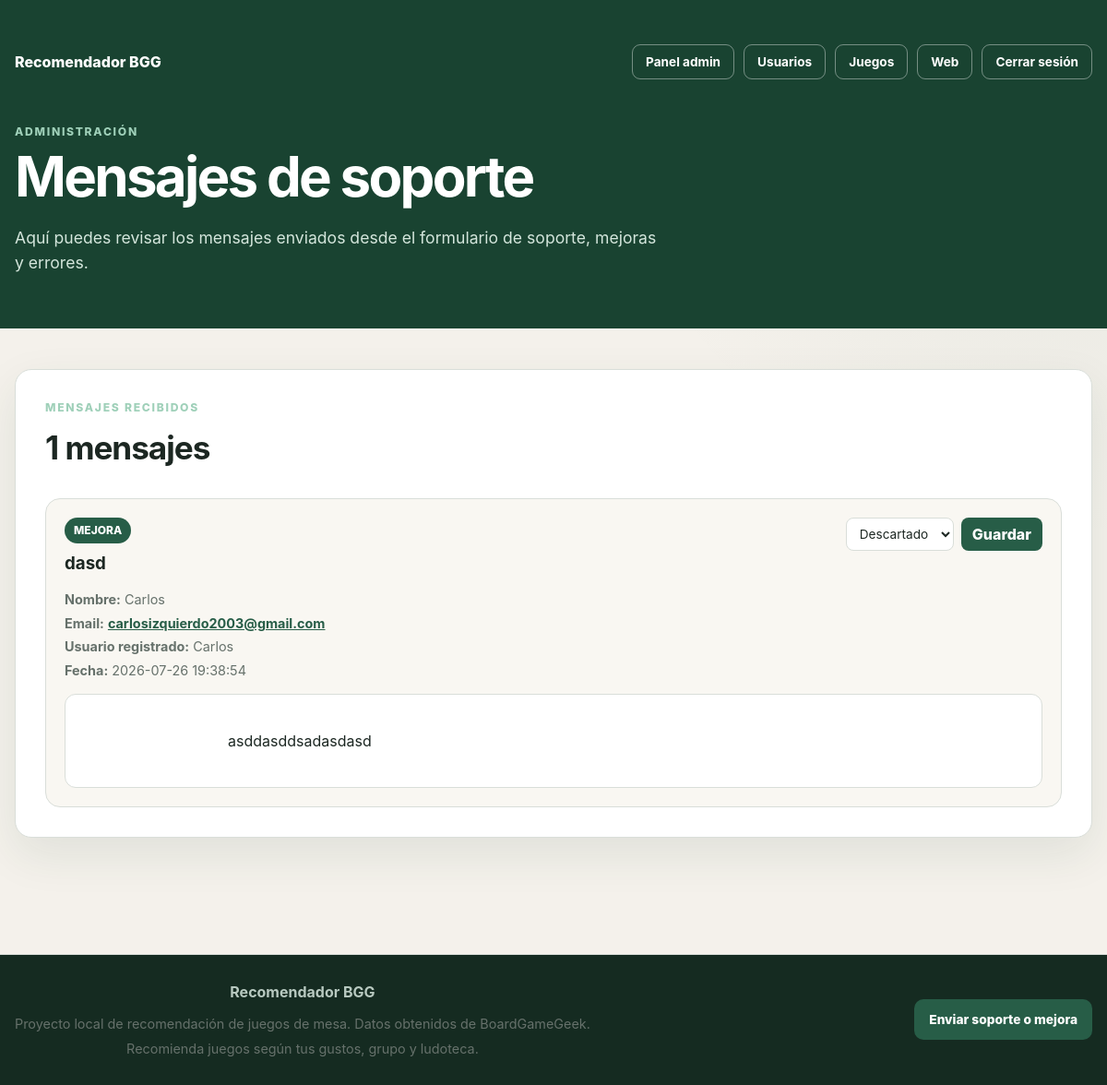
Page /admin/soporte (signed in) on the committed database.
### tables this page shows
CREATE TABLE mensajes_soporte (
            id INTEGER PRIMARY KEY AUTOINCREMENT,
            usuario_id INTEGER,
            nombre TEXT NOT NULL,
            email TEXT NOT NULL,
            tipo TEXT NOT NULL,
            asunto TEXT NOT NULL,
            mensaje TEXT NOT NULL,
            estado TEXT NOT NULL DEFAULT 'pendiente',
            fecha_creacion TIMESTAMP DEFAULT CURRENT_TIMESTAMP,

            FOREIGN KEY (usuario_id)
                REFERENCES usuarios(id)
                ON DELETE SET NULL
        );

CREATE TABLE usuarios (
            id INTEGER PRIMARY KEY AUTOINCREMENT,
            nombre TEXT NOT NULL,
            email TEXT UNIQUE NOT NULL,
            contrasena_hash TEXT NOT NULL,
            fecha_registro TIMESTAMP DEFAULT CURRENT_TIMESTAMP
        , es_admin INTEGER NOT NULL DEFAULT 0, activo INTEGER NOT NULL DEFAULT 1);

### src/app/main.py (the view)
@app.get("/admin/soporte", response_class=HTMLResponse)
async def mostrar_mensajes_soporte_admin(request: Request):
    usuario = obtener_admin_actual(request)
    if usuario is None:
        return RedirectResponse(
            url="/iniciar-sesion",
            status_code=303
        )
    mensajes = obtener_mensajes_soporte()
    return plantillas.TemplateResponse(
        request=request,
        name="admin/soporte.html",
        context={
            "request": request,
            "usuario": usuario,
            "mensajes": mensajes
        }
    )

### web/templates/admin/soporte.html (shortened to what this page needs)
<!DOCTYPE html>
<html lang="es">
<head>
    <link
        rel="stylesheet"
        href="{{ url_for('static', path='/estilos.css') }}"
    >
</head>
<body>
    <header class="cabecera cabecera-ludoteca">
        <div class="contenedor">
            <nav class="navegacion-principal">
                <a href="/" class="marca-navegacion">
                    Recomendador BGG
                </a>
                <div class="acciones-navegacion">
                    <a href="/admin" class="boton-navegacion">
                        Panel admin
                    </a>
                    <a href="/admin/usuarios" class="boton-navegacion">
                        Usuarios
                    </a>
                    <a href="/admin/juegos" class="boton-navegacion">
                        Juegos
                    </a>
                    <a href="/" class="boton-navegacion">
                        Web
                    </a>
                    <form
                        action="/cerrar-sesion"
                        method="post"
                    >
                        <button
                            type="submit"
                            class="boton-navegacion"
                        >
                            Cerrar sesión
                        </button>
                    </form>
                </div>
            </nav>
            <p class="etiqueta-superior">
                ADMINISTRACIÓN
            </p>
            <h1>Mensajes de soporte</h1>
            <p class="descripcion-cabecera">
                Aquí puedes revisar los mensajes enviados desde el formulario
                de soporte, mejoras y errores.
            </p>
        </div>
    </header>
    <main class="contenedor contenido-principal">
        <section class="panel-formulario">
            <div class="titulo-seccion">
                <div>
                    <p class="numero-paso">
                        MENSAJES RECIBIDOS
                    </p>
                    <h2>
                        {% if mensajes %}
                            {{ mensajes|length }} mensajes
                        {% else %}
                            No hay mensajes todavía
                        {% endif %}
                    </h2>
                </div>
            </div>
            {% if mensajes %}
                <div class="lista-mensajes-soporte">
                    {% for mensaje in mensajes %}
                        <article class="tarjeta-mensaje-soporte">
                            <div class="cabecera-mensaje-soporte">
                                <div>
                                    <span class="etiqueta-tipo-soporte">
                                        {{ mensaje.tipo }}
                                    </span>
                                    <h3>
                                        {{ mensaje.asunto }}
                                    </h3>
                                </div>
                                <form
                                    action="/admin/soporte/{{ mensaje.id }}/estado"
                                    method="post"
                                    class="formulario-estado-soporte"
                                >
                                    <select name="estado">
                                        <option
                                            value="descartado"
                                            {% if mensaje.estado == "descartado" %}selected{% endif %}
                                        >
                                            Descartado
                                        </option>
                                    </select>
                                    <button
                                        type="submit"
                                        class="boton-pequeno"
                                    >
                                        Guardar
                                    </button>
                                </form>
                            </div>
                            <div class="datos-mensaje-soporte">
                                <p>
                                    <strong>Nombre:</strong>
                                    {{ mensaje.nombre }}
                                </p>
                                <p>
                                    <strong>Email:</strong>
                                    <a href="mailto:{{ mensaje.email }}">
                                        {{ mensaje.email }}
                                    </a>
                                </p>
                                {% if mensaje.nombre_usuario %}
                                    <p>
                                        <strong>Usuario registrado:</strong>
                                        {{ mensaje.nombre_usuario }}
                                    </p>
                                {% endif %}
                                <p>
                                    <strong>Fecha:</strong>
                                    {{ mensaje.fecha_creacion }}
                                </p>
                            </div>
                            <div class="contenido-mensaje-soporte">
                                <p>
                                    {{ mensaje.mensaje }}
                                </p>
                            </div>
                        </article>
                    {% endfor %}
                </div>
            {% endif %}
        </section>
    </main>
    {% include "componentes/footer.html" %}
</body>
</html>

### web/static/estilos.css (style rules this page uses)
:root { --fondo: #f4f1eb; --superficie: #ffffff; --superficie-secundaria: #f9f7f2; --texto: #1c2722; --texto-suave: #66716b; --primario: #275d47; --primario-oscuro: #194331; --primario-claro: #e3efe9; --primario-footer: #152b21; --borde: #d9ded9; --error: #a13434; --error-fondo: #fbe9e9; --sombra: 0 18px 50px rgba(25, 67, 49, 0.09); --radio: 18px; }
* { box-sizing: border-box; }
html { scroll-behavior: smooth; }
body { margin: 0; background: radial-gradient( circle at top right, rgba(39, 93, 71, 0.08), transparent 35% ), var(--fondo); color: var(--texto); font-family: Inter, system-ui, -apple-system, BlinkMacSystemFont, "Segoe UI", sans-serif; line-height: 1.5; }
button, input, select { font: inherit; }
.contenedor { width: min(1180px, calc(100% - 32px)); margin: 0 auto; }
.cabecera { padding: 72px 0 58px; background: var(--primario-oscuro); color: white; }
.etiqueta-superior, .numero-paso { margin: 0 0 8px; color: #9fd0b9; font-size: 0.76rem; font-weight: 800; letter-spacing: 0.14em; }
.cabecera h1 { max-width: 800px; margin: 0; font-size: clamp(2.2rem, 5vw, 4.4rem); line-height: 1.05; letter-spacing: -0.045em; }
.descripcion-cabecera { max-width: 700px; margin: 22px 0 0; color: #d4e6dc; font-size: 1.1rem; }
.contenido-principal { padding: 44px 0 70px; }
.panel-formulario, .seccion-resultados { padding: 32px; border: 1px solid var(--borde); border-radius: var(--radio); background: var(--superficie); box-shadow: var(--sombra); }
.titulo-seccion { display: flex; justify-content: space-between; align-items: flex-start; gap: 20px; margin-bottom: 28px; }
.titulo-seccion h2 { margin: 0; font-size: clamp(1.6rem, 3vw, 2.2rem); letter-spacing: -0.03em; }
input[type="number"], select { width: 100%; min-height: 48px; padding: 0 14px; border: 1px solid var(--borde); border-radius: 11px; background: white; color: var(--texto); outline: none; transition: border-color 160ms ease, box-shadow 160ms ease; }
.navegacion-principal { display: flex; justify-content: space-between; align-items: center; gap: 20px; margin-bottom: 48px; }
.marca-navegacion { color: white; font-weight: 850; text-decoration: none; }
.acciones-navegacion { display: flex; align-items: center; gap: 10px; }
.acciones-navegacion form { margin: 0; }
.boton-navegacion { display: inline-flex; min-height: 38px; align-items: center; padding: 0 14px; border: 1px solid rgba(255, 255, 255, 0.4); border-radius: 9px; background: transparent; color: white; font: inherit; font-size: 0.85rem; font-weight: 750; text-decoration: none; cursor: pointer; }
.cabecera-ludoteca { padding-top: 48px; }
.lista-mensajes-soporte { display: grid; gap: 18px; }
.tarjeta-mensaje-soporte { padding: 20px; border: 1px solid var(--borde); border-radius: 16px; background: var(--superficie-secundaria); }
.cabecera-mensaje-soporte { display: flex; align-items: flex-start; justify-content: space-between; gap: 18px; margin-bottom: 14px; }
.cabecera-mensaje-soporte h3 { margin: 8px 0 0; }
.etiqueta-tipo-soporte { display: inline-flex; align-items: center; padding: 5px 10px; border-radius: 999px; background: var(--primario); color: white; font-size: 0.75rem; font-weight: 800; text-transform: uppercase; }
.datos-mensaje-soporte { display: grid; gap: 4px; margin-bottom: 14px; }
.datos-mensaje-soporte p { margin: 0; color: var(--texto-suave); font-size: 0.9rem; }
.datos-mensaje-soporte a { color: var(--primario); font-weight: 700; }
.contenido-mensaje-soporte { padding: 14px; border-radius: 12px; background: white; border: 1px solid var(--borde); }
.contenido-mensaje-soporte p { margin: 0; white-space: pre-wrap; }
.formulario-estado-soporte { display: flex; align-items: center; gap: 8px; }
.formulario-estado-soporte select { min-height: 36px; padding: 6px 10px; border: 1px solid var(--borde); border-radius: 8px; background: white; font-family: inherit; font-size: 0.85rem; }
.boton-pequeno { min-height: 36px; padding: 0 12px; border: none; border-radius: 8px; background: var(--primario); color: white; font-weight: 800; cursor: pointer; }

### rows in the picture
mensajes_soporte: tipo "MEJORA", asunto "dasd", estado "Descartado", nombre "Carlos", email "carlosizquierdo2003@gmail.com", nombre_usuario "Carlos", fecha_creacion "2026-07-26 19:38:54", mensaje "asddasddsadasdasd"

### other values in the picture
{{ mensajes|length }} "1"
